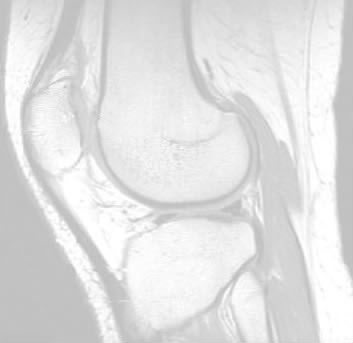
#> input picture imagens/knee-mri-white.jpg, 353 x 343 px
$ python Q2.py
#> lines starting #> are read from the running program, lines starting #| are printed output that depends on the picture
import cv2
import math

gray = cv2.imread('../imagens/knee-mri-white.jpg', 0)
#> gray is the input picture: shape (343, 353); min 189, max 255, mean 224.8
img_pot = cv2.imread('../imagens/knee-mri-white.jpg', 0)

y = 5  # Valor da potecia  BEST VALUES: 1 | 5 | 10 | 15 | 20 | 25 | 30 |
c = 1

for i in range(img_pot.shape[0]):
    for j in range(img_pot.shape[1]):
        img_pot[i, j] = (c*math.pow(img_pot[i, j]/255.0, y))*255.0
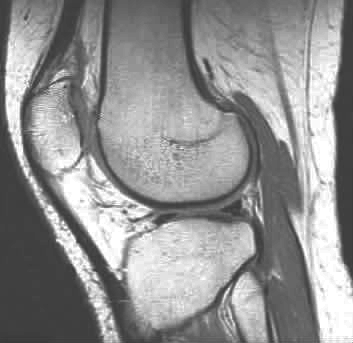
#> img_pot: shape (343, 353); min 57, max 255, mean 145.6

cv2.imshow('teste1', gray)
cv2.imshow('teste2', img_pot)
cv2.waitKey(0)
cv2.destroyAllWindows()

$ run again, with imagens/carta_getulio.jpg copied over imagens/knee-mri-white.jpg
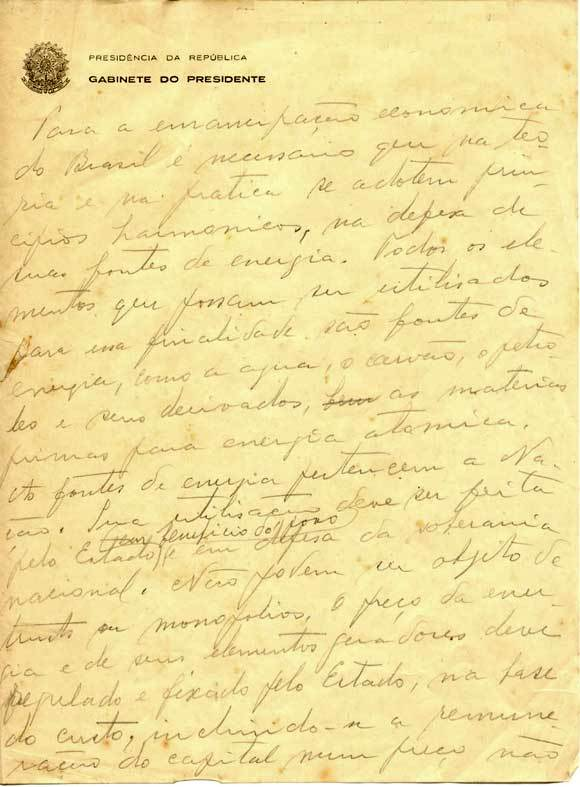
#> input picture imagens/carta_getulio.jpg, 580 x 787 px
#> `gray = cv2.imread('../imagens/knee-mri-white.jpg', 0)`:
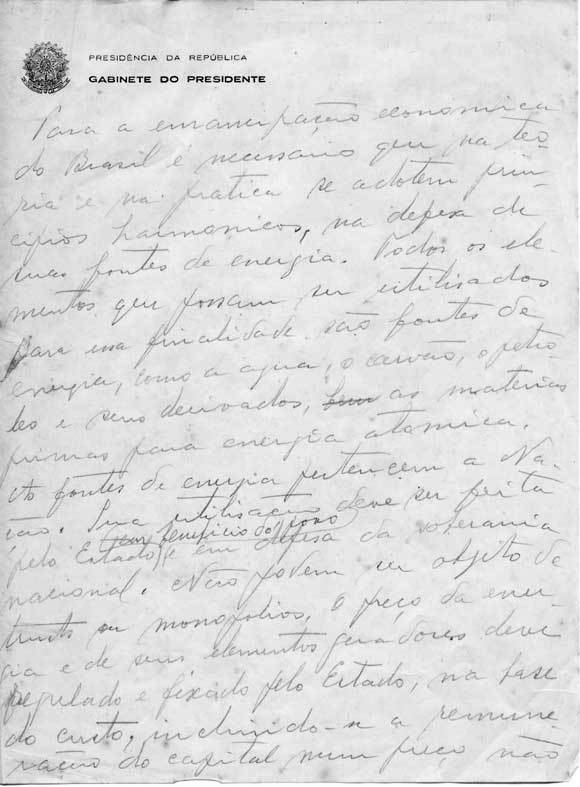
#> gray: shape (787, 580); min 0, max 255, mean 221.5
#> after the loop `for i in range(img_pot.shape[0]):`:
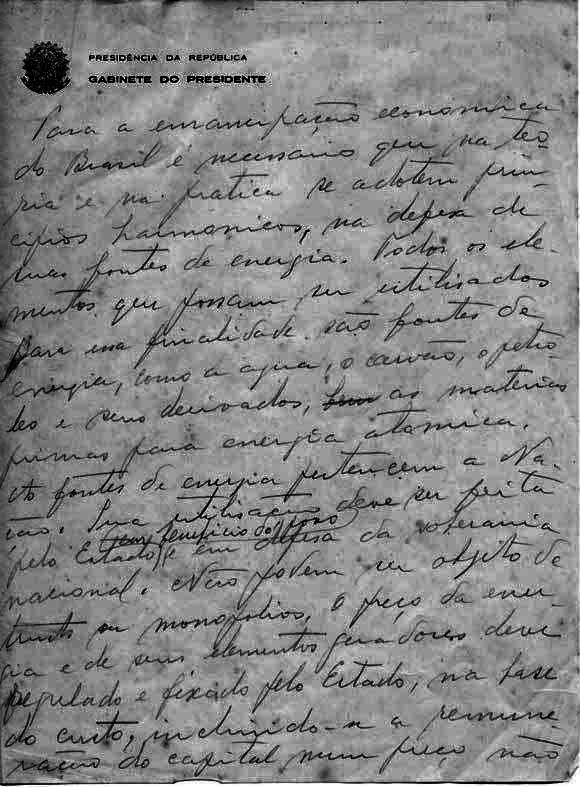
#> img_pot: shape (787, 580); min 0, max 255, mean 133
